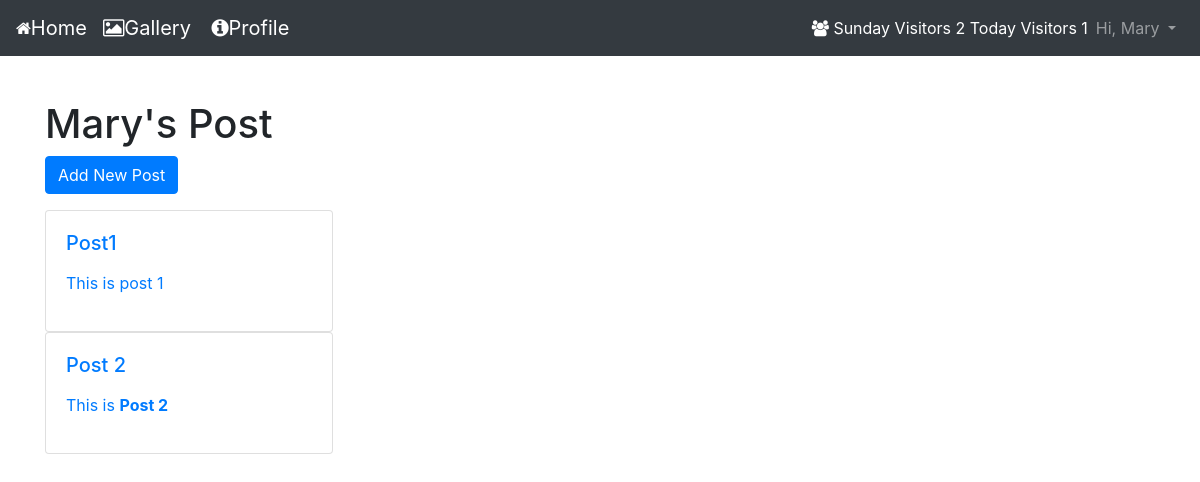
Screenshot of /myPost.php (signed in) with the database file from the repository.
### tables this page shows
CREATE TABLE IF NOT EXISTS `posts` (
`post_id` int(11) NOT NULL,
  `user_id` int(11) NOT NULL,
  `headline` text,
  `postText` text,
  `created_at` timestamp NOT NULL DEFAULT CURRENT_TIMESTAMP,
  `updated_at` datetime DEFAULT CURRENT_TIMESTAMP ON UPDATE CURRENT_TIMESTAMP
);

### function.php (called while the page is built, shortened)
<?php
function getPostsByIdUser($pdo){
    $stmt = $pdo->query("SELECT * FROM posts WHERE user_id=".$_SESSION['user_id']);
    return $stmt;
}
?>

### myPost.php (the view, shortened to what this page needs)
<?php
include_once "pdo.php";
include_once "function.php";
?>
<?php
include_once "navbar.php";
  ?>
<div class="container">
<div class="divider"></div>
  <h1><?=$_SESSION['name']?>'s Post</h1>
<?php
$stmt = $pdo->prepare("SELECT COUNT(*) AS ct FROM posts where user_id=:id");
$stmt->execute(array(':id'=> $_SESSION['user_id']));
$count = $stmt->fetch(PDO::FETCH_ASSOC);
  echo '<p><a class="btn btn-primary" href="./addPost.php">Add New Post</a></p>';
  if($count["ct"]>0){
    $stmt = getPostsByIdUser($pdo);
    while($row = $stmt->fetch(PDO::FETCH_ASSOC)){
      echo '<a href="./viewPost.php?post_id='.$row["post_id"].'">';
      echo'<div class="card" style="width: 18rem;">';
        echo'<div class="card-body">';
          echo'<h5 class="card-title">'.$row["headline"].'</h5>';
          echo'<p class="card-text">'.$row["postText"].'</p>';
        echo'</div>';
      echo'</div>';
      echo '</a>';
    }
  }else{
    echo "No post found";
  }
?>
</div>
<div class="divider"></div>
</body>
</html>

### style.css (style rules this page uses)
.divider { min-height: 100px; }

### rows the page displays
posts: headline "Post1", postText "This is post 1"
posts: headline "Post 2", postText "This is Post 2"

### other values shown
$sundayVisitor "2"
$visitor "1"
$_SESSION['name'] "Mary"
